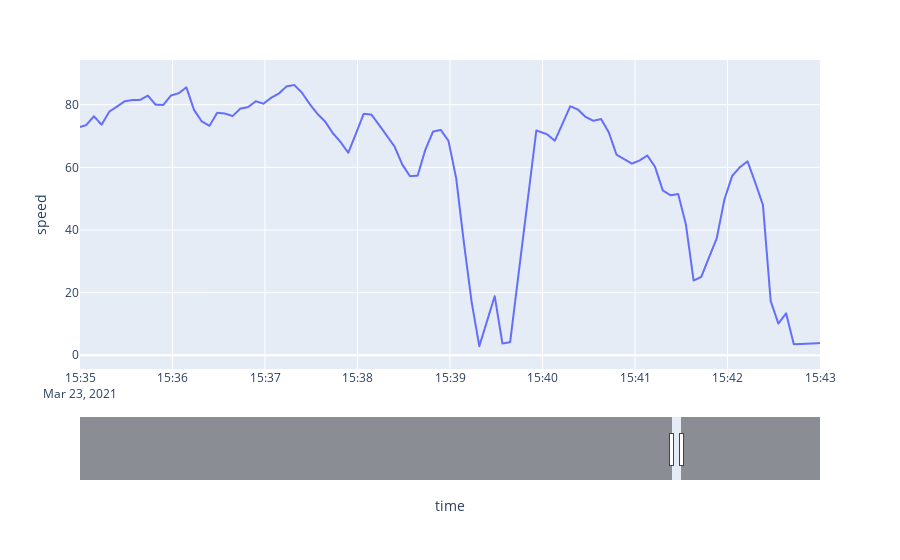

The notebook cell this image was saved under:
### Code cell
fig = px.line(frame, x='time', y="speed", range_x=['2021-03-23 15:35:00','2021-03-23 15:43:00'])
fig.update_xaxes(rangeslider_visible=True)
print('График измнения скорости c 15:30 по 15:50')
fig.show()

### Figure 1 — Plotly figure (JSON) as saved in the notebook; plotly's stock layout.template omitted (floating-point values rounded to 4 significant figures; data arrays with more than 128 entries replaced by an {"elided": "..."} marker saying what was removed)
{"data": [{"hovertemplate": "time=%{x}<br>speed=%{y}<extra></extra>", "legendgroup": "", "line": {"color": "#636efa", "dash": "solid"}, "mode": "lines", "name": "", "showlegend": false, "type": "scattergl", "x": {"elided": "1722 str values"}, "xaxis": "x", "y": {"elided": "1722 float values"}, "yaxis": "y"}], "layout": {"legend": {"tracegroupgap": 0}, "margin": {"t": 60}, "xaxis": {"anchor": "y", "domain": [0, 1], "range": ["2021-03-23 15:35:00", "2021-03-23 15:43:00"], "rangeslider": {"visible": true}, "title": {"text": "time"}}, "yaxis": {"anchor": "x", "domain": [0, 1], "title": {"text": "speed"}}}}
